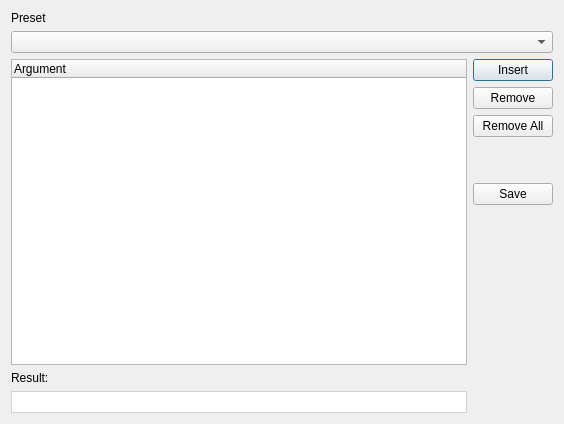
<?xml version="1.0" encoding="UTF-8"?>
<ui version="4.0">
 <class>Arguments</class>
 <widget class="QDialog" name="Arguments">
  <property name="windowModality">
   <enum>Qt::ApplicationModal</enum>
  </property>
  <property name="geometry">
   <rect>
    <x>0</x>
    <y>0</y>
    <width>564</width>
    <height>424</height>
   </rect>
  </property>
  <property name="windowTitle">
   <string>Dialog</string>
  </property>
  <property name="modal">
   <bool>true</bool>
  </property>
  <layout class="QGridLayout" name="gridLayout">
   <item row="0" column="0">
    <widget class="QLabel" name="label">
     <property name="text">
      <string>Preset</string>
     </property>
    </widget>
   </item>
   <item row="1" column="0" colspan="2">
    <layout class="QHBoxLayout" name="horizontalLayout" stretch="80">
     <item>
      <widget class="QComboBox" name="preset_combo"/>
     </item>
    </layout>
   </item>
   <item row="2" column="0">
    <widget class="QTreeWidget" name="treeWidget">
     <column>
      <property name="text">
       <string>Argument</string>
      </property>
     </column>
    </widget>
   </item>
   <item row="2" column="1" rowspan="3">
    <layout class="QVBoxLayout" name="verticalLayout">
     <item>
      <widget class="QPushButton" name="button_add">
       <property name="text">
        <string>Insert</string>
       </property>
      </widget>
     </item>
     <item>
      <widget class="QPushButton" name="button_remove">
       <property name="text">
        <string>Remove</string>
       </property>
      </widget>
     </item>
     <item>
      <widget class="QPushButton" name="button_remove_all">
       <property name="text">
        <string>Remove All</string>
       </property>
      </widget>
     </item>
     <item>
      <spacer name="verticalSpacer_2">
       <property name="orientation">
        <enum>Qt::Vertical</enum>
       </property>
       <property name="sizeType">
        <enum>QSizePolicy::Fixed</enum>
       </property>
       <property name="sizeHint" stdset="0">
        <size>
         <width>20</width>
         <height>40</height>
        </size>
       </property>
      </spacer>
     </item>
     <item>
      <widget class="QPushButton" name="button_save">
       <property name="text">
        <string>Save</string>
       </property>
      </widget>
     </item>
     <item>
      <spacer name="verticalSpacer_3">
       <property name="orientation">
        <enum>Qt::Vertical</enum>
       </property>
       <property name="sizeHint" stdset="0">
        <size>
         <width>20</width>
         <height>40</height>
        </size>
       </property>
      </spacer>
     </item>
    </layout>
   </item>
   <item row="3" column="0">
    <widget class="QLabel" name="label_result">
     <property name="text">
      <string>Result:</string>
     </property>
    </widget>
   </item>
   <item row="4" column="0">
    <widget class="QLabel" name="result">
     <property name="styleSheet">
      <string notr="true">#result {
font: 8pt &quot;Consolas&quot;;
border: 1px solid #d2d2d2;
background: white;
padding: 3px;
}</string>
     </property>
     <property name="text">
      <string/>
     </property>
    </widget>
   </item>
  </layout>
 </widget>
 <resources/>
 <connections/>
</ui>
